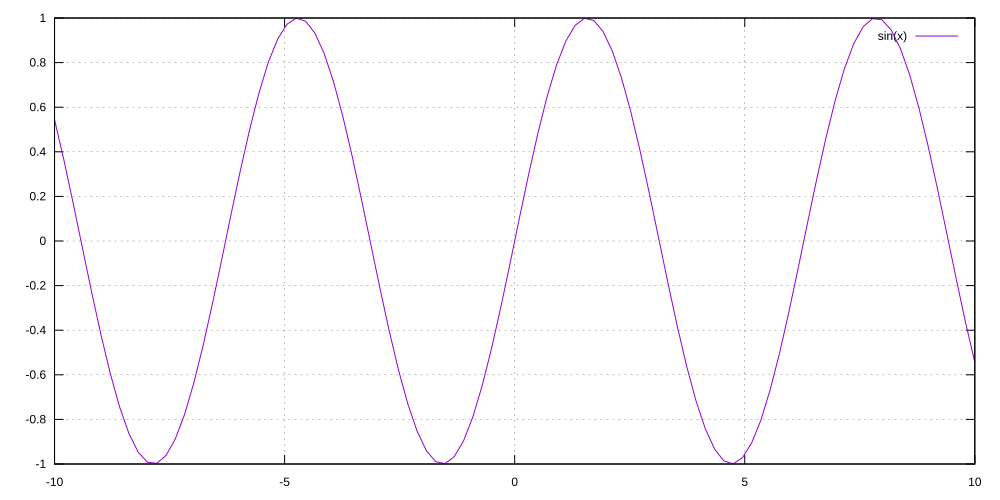

Write the gnuplot code that produced this figure.
set grid
plot sin(x) title "sin(x)"
